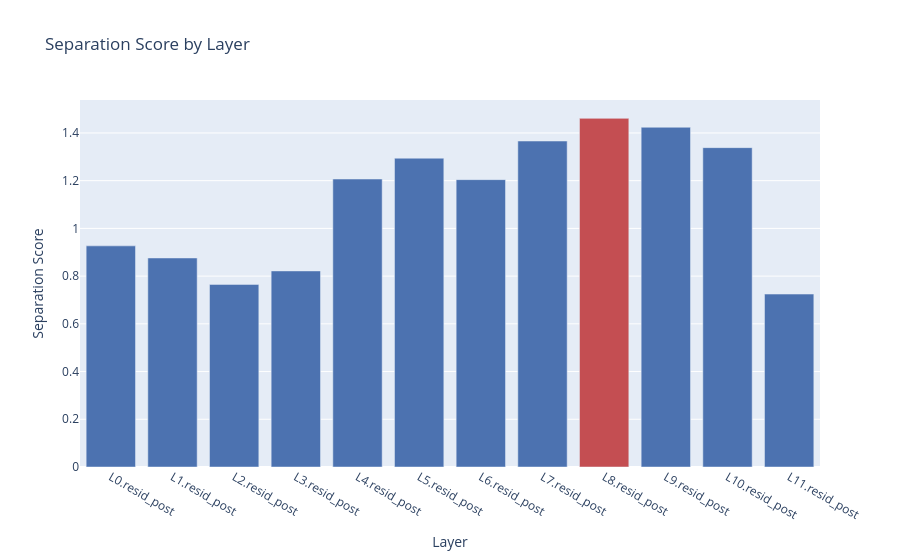
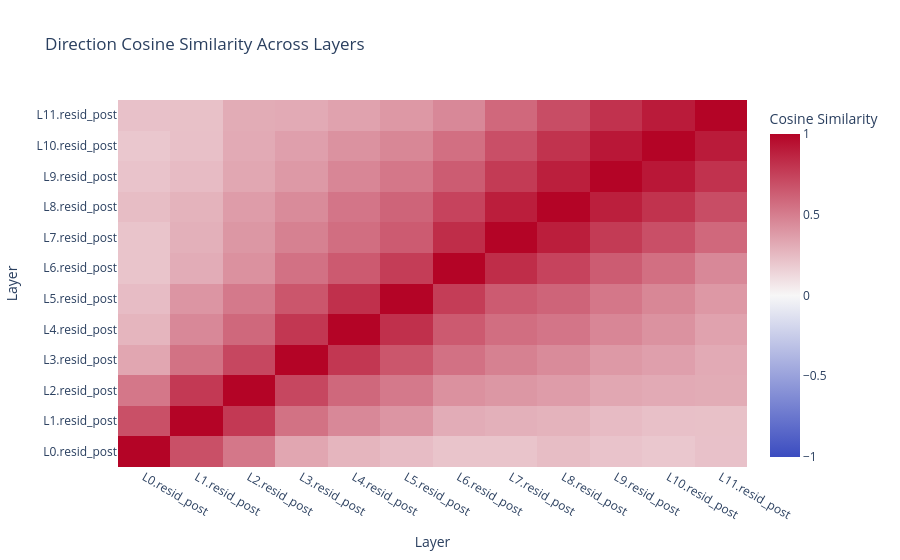

Here is the notebook cell these charts were saved with, in order:
### Markdown cell above
## 3. Plot the direction

`Plot` recognizes a `SteeringResult` and draws two figures: the per-layer
separation scores, and the cosine similarity between the directions found at each
pair of layers. A bright block in the second plot means those layers agree on
where "positive" points, which is evidence the concept is one stable direction
rather than a different one per layer.

### Code cell
Plot(output_dir=OUTPUT_DIR)(results);

### Figure 1 — Plotly figure (JSON) as saved in the notebook; plotly's stock layout.template omitted (floating-point values rounded to 4 significant figures)
{"data": [{"marker": {"color": ["#4c72b0", "#4c72b0", "#4c72b0", "#4c72b0", "#4c72b0", "#4c72b0", "#4c72b0", "#4c72b0", "#c44e52", "#4c72b0", "#4c72b0", "#4c72b0"]}, "type": "bar", "x": ["L0.resid_post", "L1.resid_post", "L2.resid_post", "L3.resid_post", "L4.resid_post", "L5.resid_post", "L6.resid_post", "L7.resid_post", "L8.resid_post", "L9.resid_post", "L10.resid_post", "L11.resid_post"], "y": [0.9267, 0.876, 0.7652, 0.8217, 1.207, 1.294, 1.204, 1.366, 1.461, 1.424, 1.338, 0.7247]}], "layout": {"title": {"text": "Separation Score by Layer"}, "xaxis": {"title": {"text": "Layer"}}, "yaxis": {"title": {"text": "Separation Score"}}}}

### Figure 2 — Plotly figure (JSON) as saved in the notebook; plotly's stock layout.template omitted (floating-point values rounded to 4 significant figures; data arrays with more than 128 entries replaced by an {"elided": "..."} marker saying what was removed)
{"data": [{"colorbar": {"title": {"text": "Cosine Similarity"}}, "colorscale": [[0.0, "#3b4cc0"], [0.5, "#f7f7f7"], [1.0, "#b40426"]], "type": "heatmap", "x": ["L0.resid_post", "L1.resid_post", "L2.resid_post", "L3.resid_post", "L4.resid_post", "L5.resid_post", "L6.resid_post", "L7.resid_post", "L8.resid_post", "L9.resid_post", "L10.resid_post", "L11.resid_post"], "y": ["L0.resid_post", "L1.resid_post", "L2.resid_post", "L3.resid_post", "L4.resid_post", "L5.resid_post", "L6.resid_post", "L7.resid_post", "L8.resid_post", "L9.resid_post", "L10.resid_post", "L11.resid_post"], "z": {"elided": "12x12 float values"}, "zmax": 1, "zmin": -1}], "layout": {"title": {"text": "Direction Cosine Similarity Across Layers"}, "xaxis": {"title": {"text": "Layer"}}, "yaxis": {"title": {"text": "Layer"}}}}
